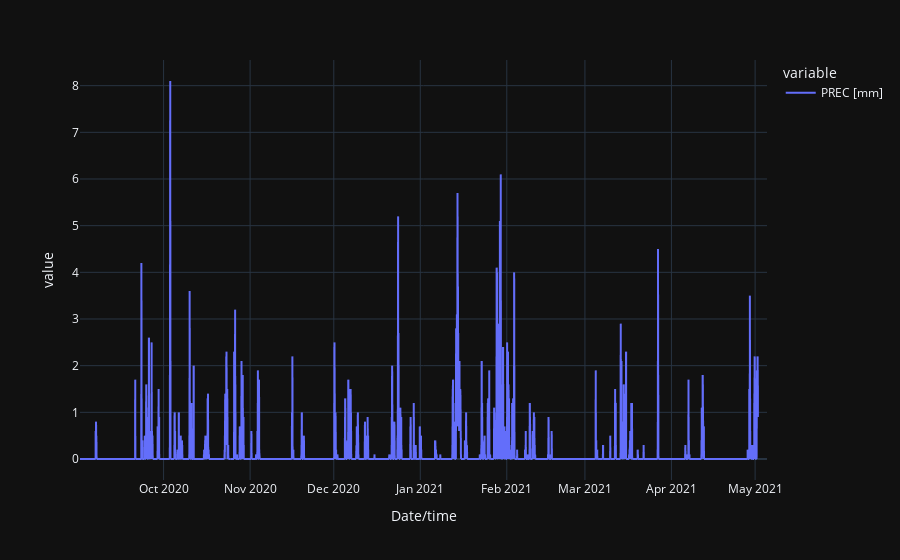

Here is the notebook cell this chart was saved with:
### Code cell
humidity_series.plot()

### Figure 1 — Plotly figure (JSON) as saved in the notebook; plotly's stock layout.template omitted (floating-point values rounded to 4 significant figures; data arrays with more than 128 entries replaced by an {"elided": "..."} marker saying what was removed)
{"data": [{"hovertemplate": "variable=PREC [mm]<br>Date/time=%{x}<br>value=%{y}<extra></extra>", "legendgroup": "PREC [mm]", "line": {"color": "#636efa", "dash": "solid"}, "mode": "lines", "name": "PREC [mm]", "showlegend": true, "type": "scattergl", "x": {"elided": "7439 str values"}, "xaxis": "x", "y": {"elided": "7439 float values"}, "yaxis": "y"}], "layout": {"legend": {"title": {"text": "variable"}, "tracegroupgap": 0}, "margin": {"t": 60}, "xaxis": {"anchor": "y", "domain": [0, 1], "title": {"text": "Date/time"}}, "yaxis": {"anchor": "x", "domain": [0, 1], "title": {"text": "value"}}}}
